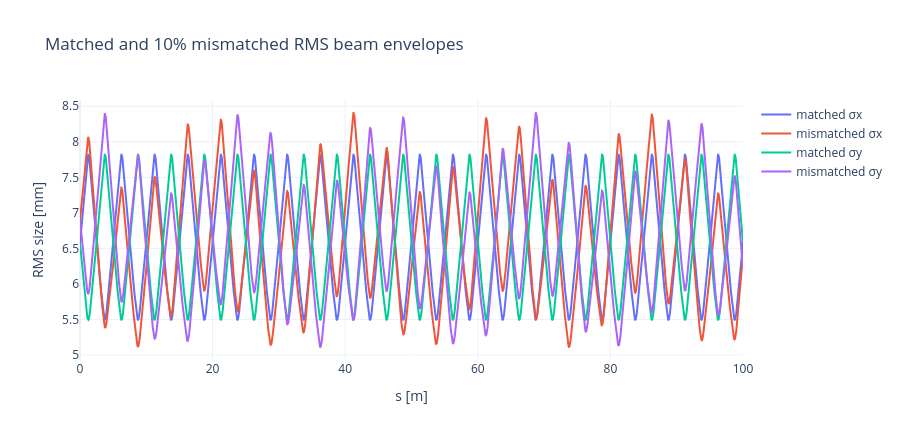
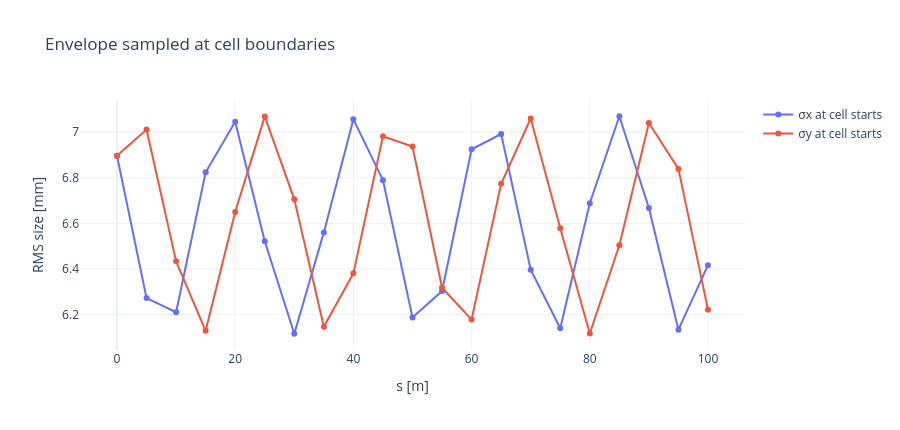

These figures' notebook cell, in order:
### Markdown cell above
### D) Propagation of a mismatched beam

Initialize the beam with a 10% beta mismatch relative to the matched solution:

$$
\beta_x = 1.1\beta_{x,\mathrm{matched}},\qquad
\beta_y = 1.1\beta_{y,\mathrm{matched}},
$$

while keeping the matched alpha values.

**Q7) Count the approximate number of envelope mismatch oscillations over the 100 m beamline. Does it agree with the smooth-approximation prediction $\nu_{\mathrm{envelope}}=2\nu$?**

### Code cell
tw_mismatch_dense = qfh.twiss_dense(
    fodo_100m,
    points_per_meter=30,
    betx=float(tw_cell.betx[0]) * 1.10,
    alfx=float(tw_cell.alfx[0]),
    bety=float(tw_cell.bety[0]) * 1.10,
    alfy=float(tw_cell.alfy[0]),
)

qfh.plot_mismatch(tw_100m_dense, tw_mismatch_dense, "Matched and 10% mismatched RMS beam envelopes")
qfh.plot_cell_boundary_envelope(tw_mismatch_dense)
qfh.cell_start_envelope_table(tw_mismatch_dense).head(10)

### Figure 1 — Plotly figure (JSON) as saved in the notebook; plotly's stock layout.template omitted (floating-point values rounded to 4 significant figures; data arrays with more than 128 entries replaced by an {"elided": "..."} marker saying what was removed)
{"data": [{"mode": "lines", "name": "matched σx", "type": "scatter", "x": {"elided": "3161 float values"}, "y": {"elided": "3161 float values"}}, {"mode": "lines", "name": "mismatched σx", "type": "scatter", "x": {"elided": "3161 float values"}, "y": {"elided": "3161 float values"}}, {"mode": "lines", "name": "matched σy", "type": "scatter", "x": {"elided": "3161 float values"}, "y": {"elided": "3161 float values"}}, {"mode": "lines", "name": "mismatched σy", "type": "scatter", "x": {"elided": "3161 float values"}, "y": {"elided": "3161 float values"}}], "layout": {"height": 440, "title": {"text": "Matched and 10% mismatched RMS beam envelopes"}, "width": 900, "xaxis": {"title": {"text": "s [m]"}}, "yaxis": {"title": {"text": "RMS size [mm]"}}}}

### Figure 2 — Plotly figure (JSON) as saved in the notebook; plotly's stock layout.template omitted (floating-point values rounded to 4 significant figures)
{"data": [{"mode": "lines+markers", "name": "σx at cell starts", "type": "scatter", "x": [0.0, 5.0, 10.0, 15.0, 20.0, 25.0, 30.0, 35.0, 40.0, 45.0, 50.0, 55.0, 60.0, 65.0, 70.0, 75.0, 80.0, 85.0, 90.0, 95.0, 100.0], "y": [6.896, 6.273, 6.21, 6.824, 7.045, 6.522, 6.116, 6.56, 7.056, 6.789, 6.188, 6.303, 6.925, 6.991, 6.397, 6.141, 6.688, 7.069, 6.668, 6.134, 6.417]}, {"mode": "lines+markers", "name": "σy at cell starts", "type": "scatter", "x": [0.0, 5.0, 10.0, 15.0, 20.0, 25.0, 30.0, 35.0, 40.0, 45.0, 50.0, 55.0, 60.0, 65.0, 70.0, 75.0, 80.0, 85.0, 90.0, 95.0, 100.0], "y": [6.896, 7.011, 6.434, 6.129, 6.65, 7.069, 6.705, 6.147, 6.381, 6.982, 6.937, 6.318, 6.179, 6.773, 7.059, 6.578, 6.118, 6.504, 7.04, 6.839, 6.222]}], "layout": {"height": 430, "title": {"text": "Envelope sampled at cell boundaries"}, "width": 900, "xaxis": {"title": {"text": "s [m]"}}, "yaxis": {"title": {"text": "RMS size [mm]"}}}}
